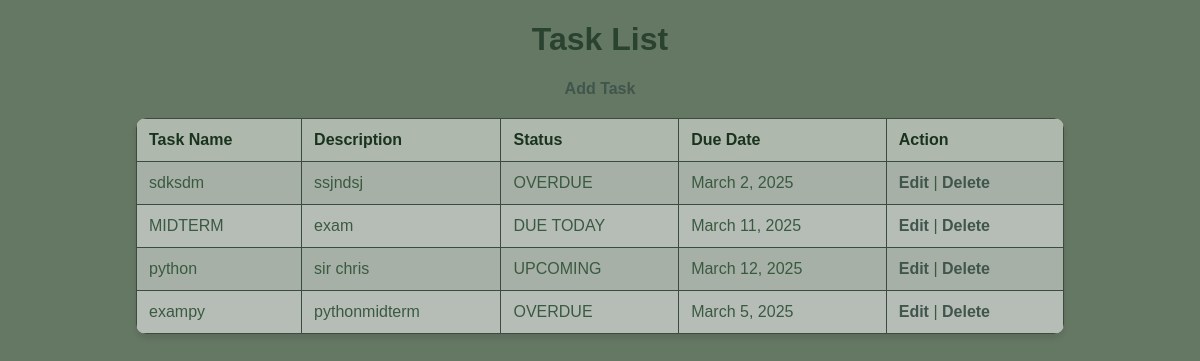
The page / on the database its author committed.
### taskApp/models.py (models this page shows, shortened)
class Task(models.Model):
    STATUS_CHOICES = [
        ('UPCOMING', 'Upcoming'),
        ('DUE TODAY', 'Due Today'),
        ('OVERDUE', 'Overdue'),
    ]
    title = models.CharField(max_length=200)
    description = models.TextField()
    due_date = models.DateField()
    status = models.CharField(max_length=10, choices=STATUS_CHOICES, default='UPCOMING')

### taskApp/views.py (the view)
# urls.py: path('', task_list, name='task_list'),
def task_list(request):
    tasks = Task.objects.all()
    return render(request, 'taskApp/task_list.html', {'tasks': tasks})

### taskApp/templates/taskApp/task_list.html (shortened to what this page needs)
<!DOCTYPE html>
<html>
<head>
    <!DOCTYPE html>
    <html>
    <head>
</head>
<body>
    <h1>Task List</h1>
    <a href="{% url 'task_create' %}">Add Task</a>
    <table>
        <thead>
            <tr>
                <th>Task Name</th>
                <th>Description</th>
                <th>Status</th>
                <th>Due Date</th>
                <th>Action</th>
            </tr>
        </thead>
        <tbody>
            {% for task in tasks %}
                <tr>
                    <td>{{ task.title }}</td>
                    <td>{{ task.description }}</td>
                    <td>{{ task.status }}</td>
                    <td>{{ task.due_date }}</td>
                    <td>
                        <a href="{% url 'task_update' task.pk %}">Edit</a> |
                        <a href="{% url 'task_delete' task.pk %}" onclick="return confirm('Are you sure you want to delete this task?');">Delete</a>
                    </td>
                </tr>
            {% endfor %}
        </tbody>
    </table>
</body>
</html>

### taskApp/templates/taskApp/task_list.html (style rules this page uses)
body { font-family: Arial, sans-serif; background-color: #657864; color: #3A5A40; margin: 20px; text-align: center; }
h1 { color: #294330; }
a { color: #40564c; text-decoration: none; font-weight: bold; }
table { width: 80%; margin: 20px auto; border-collapse: collapse; background-color: #a6b0a7; border-radius: 10px; overflow: hidden; box-shadow: 0px 4px 6px rgba(0, 0, 0, 0.1); }
th, td { border: 1px solid #3c4b3f; padding: 12px; text-align: left; }
th { background-color: #aeb8ad; color: #19331e; }
tr:nth-child(even) { background-color: #b6bdb7; }

### rows shown on the page
Task: title "sdksdm", description "ssjndsj", status "OVERDUE", due_date "March 2, 2025"
Task: title "MIDTERM", description "exam", status "DUE TODAY", due_date "March 11, 2025"
Task: title "python", description "sir chris", status "UPCOMING", due_date "March 12, 2025"
Task: title "exampy", description "pythonmidterm", status "OVERDUE", due_date "March 5, 2025"
